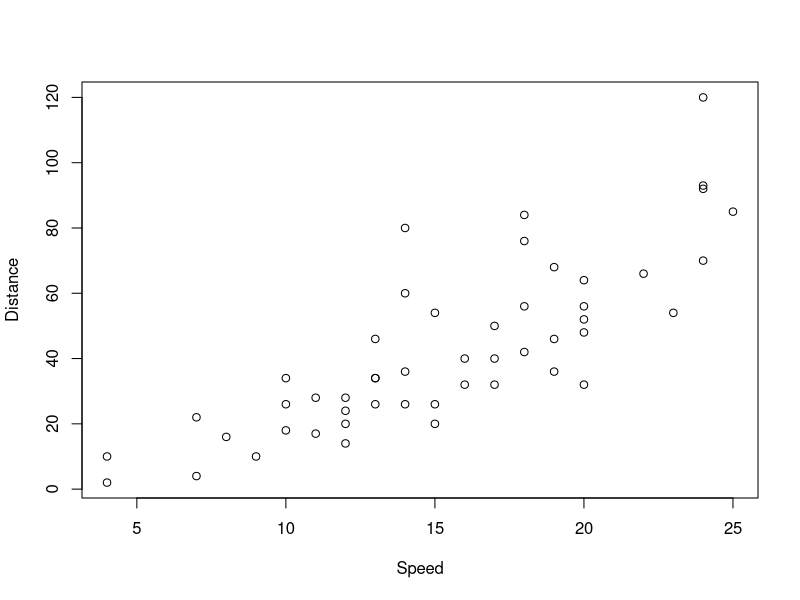
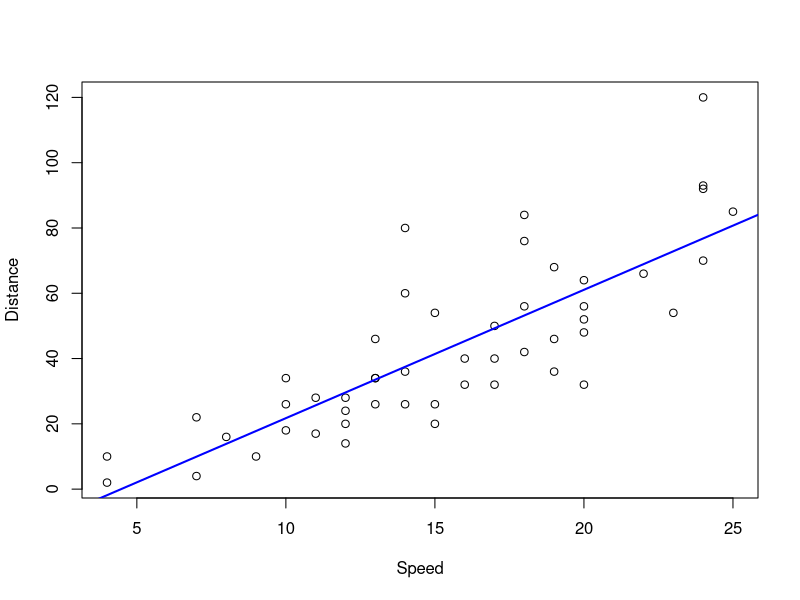
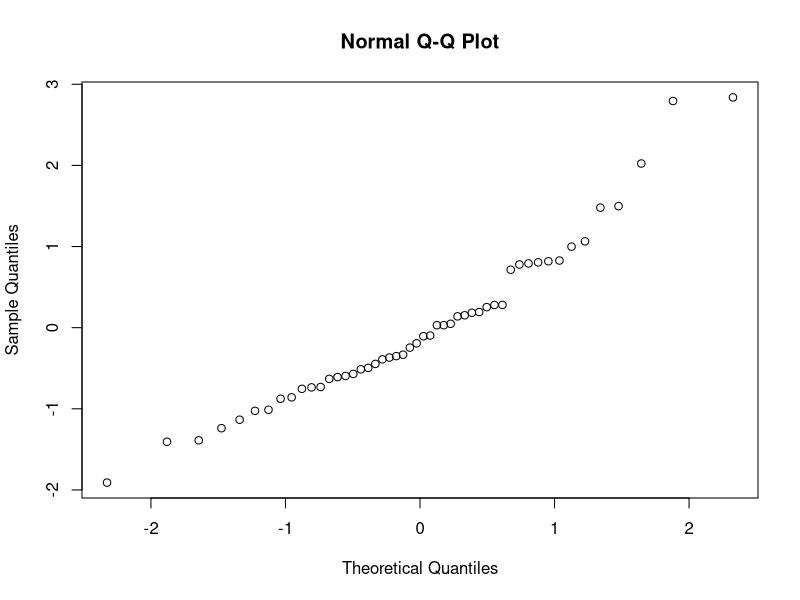
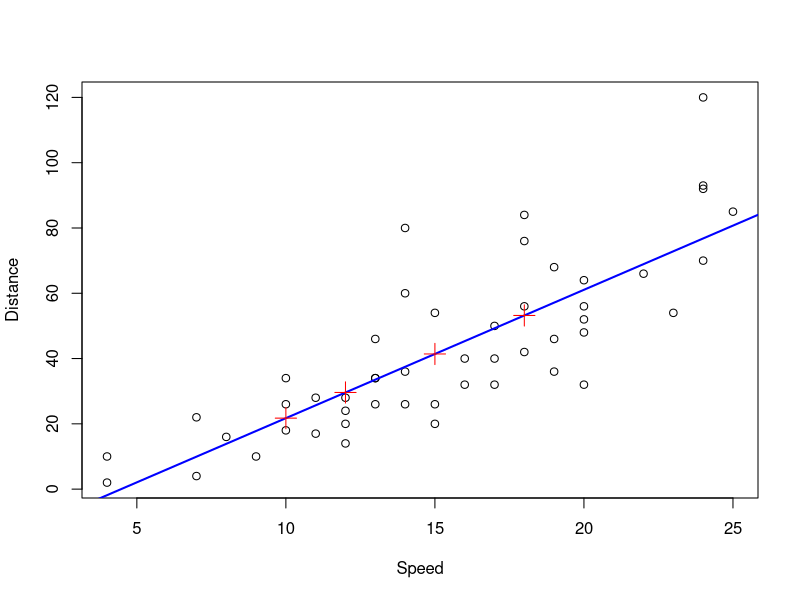
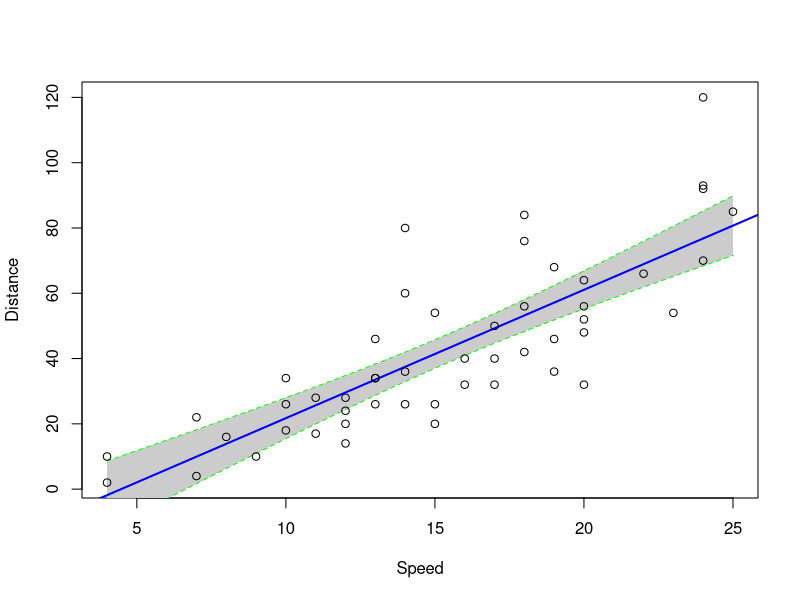
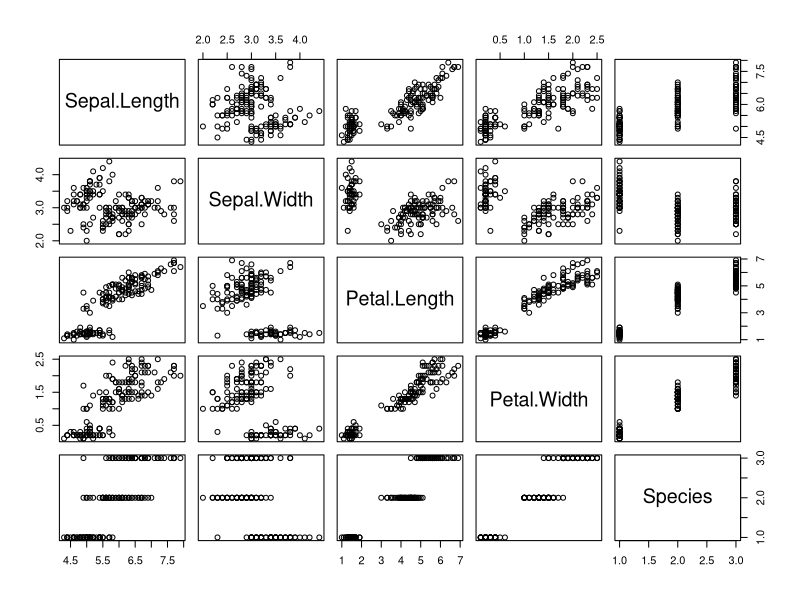
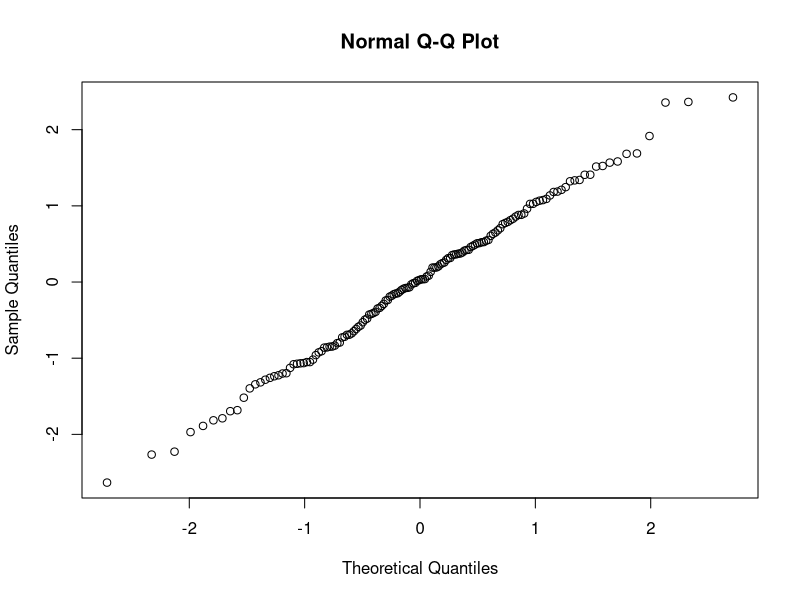

Write the R code that produced these figures, in order.
## ---- chunk 1
#turn off warnings throughout this script
options(warn=-1)
## ---- chunk 2
data()
## ---- chunk 3
data(cars)
?cars
summary(cars)
## ---- chunk 4
plot(cars$dist ~ cars$speed, xlab = "Speed", ylab = "Distance")
## ---- chunk 5
?lm
## ---- chunk 6
reg1 <- lm(dist ~ speed, data = cars)
names(reg1)
summary(reg1)
## ---- chunk 7
plot(cars$dist ~ cars$speed, xlab = "Speed", ylab = "Distance")
abline(reg1, col = "blue", lwd = 2)
## ---- chunk 8
# calculate the standardized residuals
e <- reg1$residuals
std.residuals <- (e - mean(e)) / sd(e)

# plot the qqplot of the residuals
qqnorm(std.residuals)
## ---- chunk 9
ks.test(std.residuals, rnorm(1000))

## ---- chunk 10
?predict.lm
## ---- chunk 11
class(reg1)
## ---- chunk 12
#create new speed data where all values are within our original data
new.speeds <- c(10, 12, 15, 18)

#predict confidence intervals for each of the data points
predictions <- predict(reg1, newdata = data.frame(speed = new.speeds), type = "response", 
                       interval = 'none', level = 0.95)

#Look at the new values
predictions

#Plot them on the original plot
plot(cars$dist ~ cars$speed, xlab = "Speed", ylab = "Distance")
abline(reg1, col = "blue", lwd = 2)
points(x = new.speeds, y = predictions, col = "red", pty = 5, pch = 3, cex = 2)
## ---- chunk 13
#create new speed data where all values are within our original data
new.speed <- seq(min(cars$speed), max(cars$speed), length.out=100)

#predict confidence intervals for each of the data points
predictions <- predict(reg1, newdata = data.frame(speed = new.speed), interval = 'confidence', level = 0.95)

#look at the first 6 predictions
head(predictions)
## ---- chunk 14
# plot the original scatterplot with least squares line
plot(cars$dist ~ cars$speed, xlab = "Speed", ylab = "Distance", type = "n")

# add fill for the confidence regions
polygon(c(rev(new.speed), new.speed), c(rev(predictions[ , 3]), predictions[ , 2]), 
        col = 'grey80', border = NA)

# Add lines for the confidence intervals
lines(new.speed, predictions[ , 3], lty = 'dashed', col = 'green')
lines(new.speed, predictions[ , 2], lty = 'dashed', col = 'green')
abline(reg1, col = "blue", lwd = 2)
points(cars$dist ~ cars$speed)
## ---- chunk 15
data(iris)
?iris
summary(iris)
## ---- chunk 16
pairs(iris)
## ---- chunk 17
#run a linear regression model
reg.iris <- lm(Sepal.Length ~ Sepal.Width + Petal.Length + Petal.Width + Species, data = iris)
summary(reg.iris)
## ---- chunk 18
# calculate the standardized residuals
e <- reg.iris$residuals
std.residuals <- (e - mean(e)) / sd(e)

# plot the qqplot of the residuals
qqnorm(std.residuals)
## ---- chunk 19
ks.test(std.residuals, rnorm(1000))

